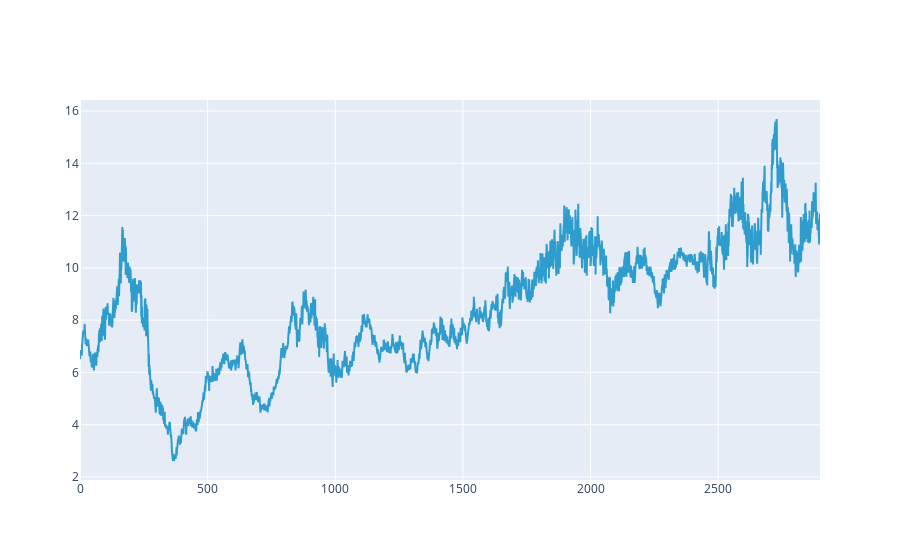

The notebook cell saved with this chart:
### Code cell
with open(f'data/logs.pkl', 'rb') as handle:
    logs = pickle.load(handle)
    logs['maxq']
        
    fig = go.Figure()
    fig.add_trace(go.Scatter(x=list(range(len(logs['maxq']))), 
                                 y=logs['maxq'],
                                 mode='lines',
                                 line=dict(color=f'rgba(0, 138, 196, .8)'),
                                 name=f'Run'))
    
fig.show()

### Figure 1 — Plotly figure (JSON) as saved in the notebook; plotly's stock layout.template omitted (floating-point values rounded to 4 significant figures; data arrays with more than 128 entries replaced by an {"elided": "..."} marker saying what was removed)
{"data": [{"line": {"color": "rgba(0, 138, 196, .8)"}, "mode": "lines", "name": "Run", "type": "scatter", "x": {"elided": "2900 int values"}, "y": {"elided": "2900 float values"}}], "layout": {}}
